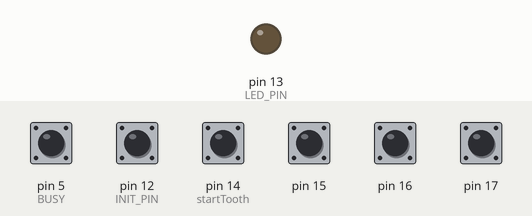
Simulated run of this sketch. Board: Arduino Uno, built with avr-gcc and run on an emulated ATmega328P. Shown: output pins drawn as LEDs (lit = HIGH). The inputs (shaded band) are chosen by the test bench; at power-on: pin 5 (BUSY), pin 12 (INIT_PIN), pin 14 (startTooth), pin 15–17 HIGH. The audio player accepts every command and is not drawn.

Above: at 1.2 s.
1.3 s: pin 12 (INIT_PIN) pulled LOW for 0.15 s
At 1.37 s:
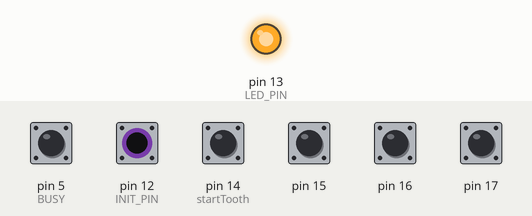
Timing chart, 0 to 4.3 s (numbered marks = the images above; inputs shaded):
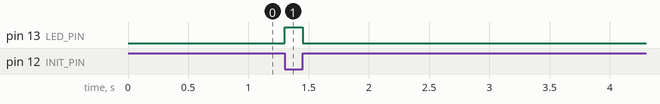

The sketch:

lion_mp3.ino
```cpp
/*
 * lion.ino - unit for quest "Lion head"
 * @Author Vasiliy A. Ponomarjov Jule 16, 2015
 * @modified Vasiliy A. Ponomarjov Jule 17, 2015
 * @email vas@vingrad.ru
*/

//#define DEBUG

//Include libraries
#include <Bounce2.h>
#include <SoftwareSerial.h>
#include <DFPlayer_Mini_Mp3.h>

/******************************************************************************
 * Файл рычания должен быть нулевым, если не надо рычать - то не пишем
 * его на SD.
 * Остальные файлы должны соответствовать номерам зубов.
 * Полный текст, выводимы при наличии всех зубов, должен быть на единицу больше
 * количества зубов (если зубов шесть, то файл полного текста 007)
******************************************************************************/

//******************************************************************************
// Пины для управленяи модулем
#define BUSY  5                          // LOW во время воспроизведения
#define S_RX  10                         // RX for management player
#define S_TX  11                         // TX for management player

#define INIT_PIN 12        //Номер пина активации рычания
#define LED_PIN  13        //Номер пина для светящихся глаз
byte startTooth = 14;      //Номер пина первого зуба, остальные по порядку

#define COUNT_TOOTH 4      //Число зубов
#define BOUNCE_TIME 50     //Время дребезга 50 мс

//Переменные
byte selectFile = 255;              //Номер файла для воспроизведения
byte lastPlayingFile = 255;             //Номер воспроизводимого файла

byte state = false;                 //состояние - не играем по-умолчанию

Bounce teeth[COUNT_TOOTH];          //Массив входных пинов с антидребезгом
byte stateTeeth[COUNT_TOOTH];       //массив состояний входов

SoftwareSerial mSerial(S_RX, S_TX);      //Инициализация софтверного сериала для управления звуком

/**
 * Функция инициализации
 */
void setup() {
#ifdef DEBUG
  Serial.begin(9600);
#endif
  //инициализируем входы
  initInput();
  //инициализируем модуль
  initModule();
}

/**
 * Основной цикл
 */
void loop() {
  uint8_t i;
  //вставлены все зубы
  byte allTeeth = 1;
  //вставлен хотябы один зуб
  byte oneOfTooth = 0;
  //проверяем состояния пинов,
  for (i=0;i<COUNT_TOOTH;i++) {
    //общее состояние пинов вычисляем через логическое И (т.к. не замкнутый пин в режиме HIGH)
    allTeeth &= stateTeeth[i];
    oneOfTooth |= stateTeeth[i];
  }
  //проверяем есть хоть один из зубов
  if (oneOfTooth) {
    state = true;    //уже играем, так что состояние активно, иначе остановим воспроизведение
    //если все зубы
    if (allTeeth) {
      selectFile = COUNT_TOOTH + 1;
#ifdef DEBUG
      Serial.println("***********************");
      Serial.print("allTeeth = ");
      Serial.println(allTeeth);
#endif
    }
  } else {
    state = !digitalRead(INIT_PIN);
    if (state) {
      digitalWrite(LED_PIN, HIGH);     //зажигаем диод
      selectFile = 0;                  //нулевая дорожка на воспроизведение
    } else {
      digitalWrite(LED_PIN, LOW);      //тушим диод
    }
  }
#ifdef DEBUG
  Serial.print("selectFile ");
  Serial.println(selectFile);
  Serial.print("lastPlayingFile ");
  Serial.println(lastPlayingFile);
#endif
  //проверяем пины
  for (i=0;i<COUNT_TOOTH;i++) {
    if (teeth[i].update()) {
      lastPlayingFile = 255;
      stateTeeth[i] = !teeth[i].read();
      if (stateTeeth[i]) {
        selectFile = i + 1;
      } else {
        selectFile = 255;
      }
    }
  }

  //воспроизводим звук
  playSound();

}

void playSound() {
  //долго плата запускает звук, еще не занялся пин BUSY, а мы уже пробегаем по циклу несколько раз
  delay(50);
  //выключаем если общее состояние false
  //иначе воспроизводим файл с выбранным номером
  if (!state) {
    mp3_stop();
    selectFile = 255;
    lastPlayingFile = 255;
  } else {
    //нужно гарантировано воспроизвести файл
    if ((selectFile != lastPlayingFile) && digitalRead(BUSY)) {
      mp3_play((unsigned int) selectFile);
      //если мы попали сюда, то либо мы еще играем тот же файл, либо новый
      //но он уже стал текущим
      lastPlayingFile = selectFile;
    }
  }
}

/**
 * Функция инициализации кнопок
 * Сначала читаем состояния, а потсм прикручиваем антидребезг
 */
void initInput() {
  //Контакт инициализации
  pinMode(INIT_PIN, INPUT);
  digitalWrite(INIT_PIN, HIGH);

  //светодиоды глаз
  pinMode(LED_PIN, OUTPUT);
  digitalWrite(LED_PIN, LOW);

  //зубы и их состояния
  for (uint8_t i=0;i<COUNT_TOOTH;i++) {
    //задаем состояния входам и опрашиваем текущие
    pinMode(startTooth + i, INPUT);
    //подтягиваем внутренний резистор, замыкать будем на массу
    //иначе у нас в неподключенном состоянии на пиах будет плавать
    //сигнал с частотой ~ 50 Гц (наводки от сети 220В)
    digitalWrite(startTooth + i, HIGH);
    //и тут же читаем состояние пина
    stateTeeth[i] = !digitalRead(startTooth + i);
    //прикручиваем антидребезг программный
    teeth[i].attach(startTooth + i);
    teeth[i].interval(BOUNCE_TIME);
  }
}


//<editor-fold defaultstate="collapsed" desc="MOdule functions">
/**
 * Функция инициализации модуля
 * установки занчений пинов и его сброс
 */
void initModule() {
  //output pin
	mSerial.begin(9600);
	mp3_set_serial(mSerial); //назначаем порт управления для модуля
  //input pin
  pinMode(BUSY, INPUT);
  digitalWrite(BUSY, HIGH);
}
//</editor-fold>
```

Measured:
- after the input at 1.3 s, pin 13 (LED_PIN): LOW → HIGH at once, → LOW 0.15 s later
